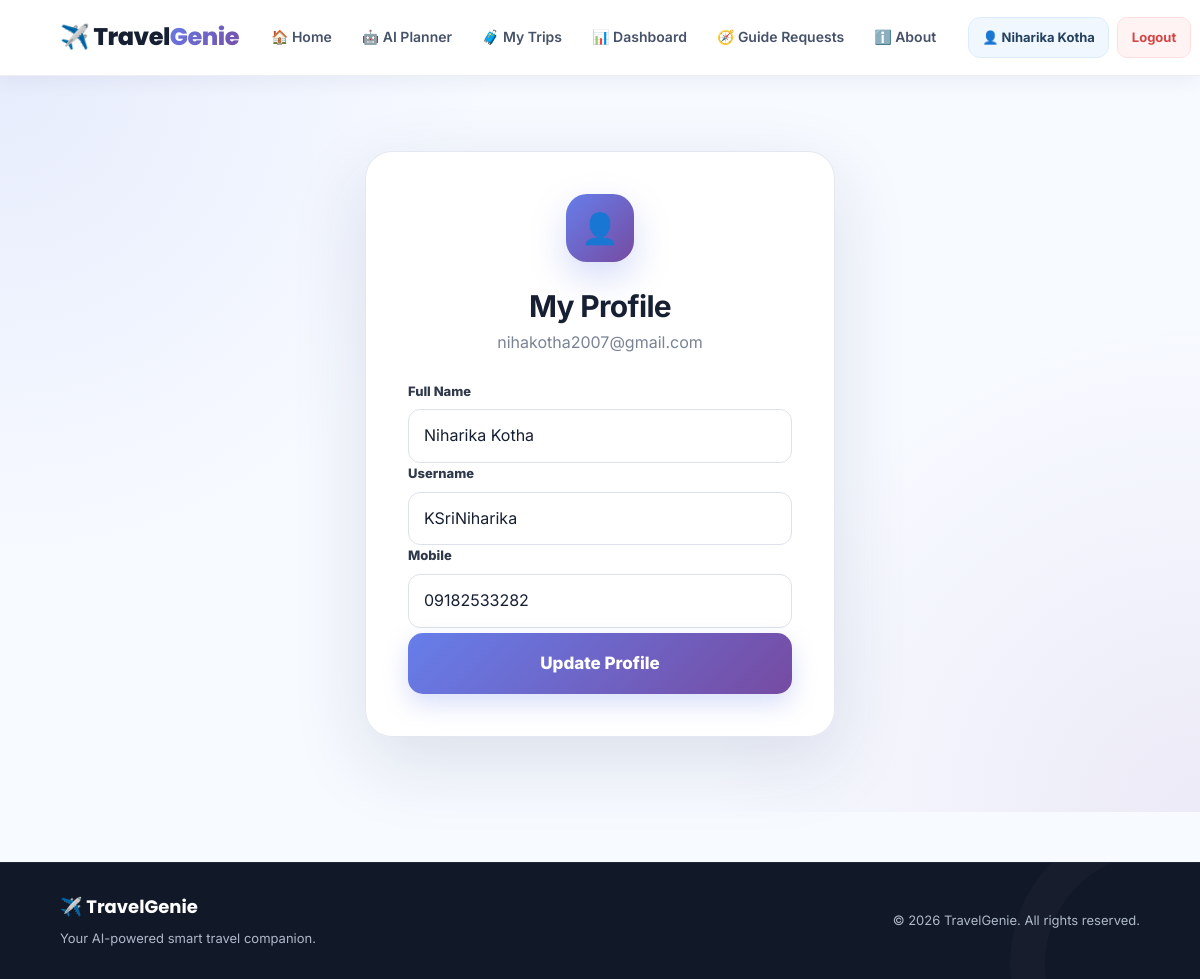
The app's page /profile (signed in) with its own data.
### app.py (models this page shows, shortened)
class User(db.Model):
    id = db.Column(
        db.Integer,
        primary_key=True
    )
    full_name = db.Column(
        db.String(120),
        nullable=False
    )
    username = db.Column(
        db.String(80),
        unique=True,
        nullable=False
    )
    email = db.Column(
        db.String(120),
        unique=True,
        nullable=False
    )
    mobile = db.Column(
        db.String(20),
        nullable=True
    )
    password_hash = db.Column(
        db.String(255),
        nullable=False
    )
    created_at = db.Column(
        db.DateTime,
        default=datetime.utcnow
    )
    trips = db.relationship(
        "Trip",
        backref="user",
        lazy=True,
        cascade="all, delete-orphan"
    )

### app.py (the view, shortened to what this page needs)
@app.route(
    "/profile",
    methods=["GET", "POST"]
)
def profile():
    if not login_required():
        return redirect(
            url_for("login")
        )
    user = current_user()
    return render_template(
        "profile.html",
        user=user
    )

### app.py (called while the page is built)
def current_user():
    username = session.get(
        "username"
    )
    if not username:
        return None
    return User.query.filter_by(
        username=username
    ).first()

def login_required():
    return "username" in session

### templates/profile.html (shortened to what this page needs)
{% extends "base.html" %}
{% block content %}
<section class="auth-page">
    <div class="auth-card">
        <div class="profile-big">
            👤
        </div>
        <h1>
            My Profile
        </h1>
        <p>
            {{ user.email }}
        </p>
        <form method="POST">
            <div class="form-group">
                <label>
                    Full Name
                </label>
                <input
                    type="text"
                    name="full_name"
                    value="{{ user.full_name }}"
                >
            </div>
            <div class="form-group">
                <label>
                    Username
                </label>
                <input
                    type="text"
                    value="{{ user.username }}"
                    disabled
                >
            </div>
            <div class="form-group">
                <label>
                    Mobile
                </label>
                <input
                    type="text"
                    name="mobile"
                    value="{{ user.mobile or '' }}"
                >
            </div>
            <button
                type="submit"
                class="generate-btn"
            >
                Update Profile
            </button>
        </form>
    </div>
</section>
{% endblock %}

### templates/base.html (shortened to what this page needs)
<!DOCTYPE html>
<html lang="en">
<head>
    <link
        rel="stylesheet"
        href="https://unpkg.com/leaflet@1.9.4/dist/leaflet.css"
    >
    <link
        rel="stylesheet"
        href="{{ url_for('static', filename='css/style.css') }}"
    >
</head>
<body>
<nav class="navbar">
    <a
        href="{{ url_for('home') }}"
        class="logo"
        aria-label="TravelGenie Home"
    >
        ✈️ Travel<span>Genie</span>
    </a>
    <div class="nav-links">
        <a href="{{ url_for('home') }}">
            🏠 Home
        </a>
        <a href="{{ url_for('planner') }}">
            🤖 AI Planner
        </a>
        {% if user %}
        <a href="{{ url_for('trips') }}">
            🧳 My Trips
        </a>
        <a href="{{ url_for('dashboard') }}">
            📊 Dashboard
        </a>
        <a href="{{ url_for('guide_requests') }}">
            🧭 Guide Requests
        </a>
        {% endif %}
        <a href="{{ url_for('about') }}">
            ℹ️ About
        </a>
    </div>
    <div class="nav-user">
        {% if user %}
        <a
            href="{{ url_for('profile') }}"
            class="profile-pill"
            title="Open Profile"
        >
            👤 {{ user.full_name }}
        </a>
        <a
            href="{{ url_for('logout') }}"
            class="logout-btn"
        >
            Logout
        </a>
        {% endif %}
    </div>
</nav>
<main>
    {% block content %}
    {% endblock %}
</main>
<footer>
    <div>
        <strong>
            ✈️ TravelGenie
        </strong>
        <p>
            Your AI-powered smart travel companion.
        </p>
    </div>
    <div>
<div>
    <p>
        © 2026 TravelGenie. All rights reserved.
    </p>
</div>
    </div>
</footer>
</body>
</html>

### templates/base.html (style rules this page uses)
* { box-sizing: border-box; }
html { scroll-behavior: smooth; }
body { margin: 0; padding: 0; font-family: "Inter", sans-serif; background: #f7faff; color: #172033; min-height: 100vh; }
.navbar { position: sticky; top: 0; z-index: 10000; width: 100%; display: flex; align-items: center; justify-content: space-between; gap: 20px; padding: 14px 5%; background: rgba(255, 255, 255, 0.96); border-bottom: 1px solid rgba(20, 40, 80, 0.08); box-shadow: 0 4px 20px rgba(20, 40, 80, 0.06); backdrop-filter: blur(12px); transition: all 0.3s ease; }
.logo { flex-shrink: 0; text-decoration: none; font-family: "Poppins", sans-serif; font-size: 24px; font-weight: 800; letter-spacing: -0.5px; color: #172033; transition: transform 0.25s ease, opacity 0.25s ease; }
.logo span { color: #1687ff; }
.nav-links { display: flex; align-items: center; justify-content: center; gap: 6px; flex: 1; }
.nav-links a { position: relative; display: inline-flex; align-items: center; justify-content: center; padding: 9px 12px; border-radius: 10px; color: #465269; text-decoration: none; font-size: 14px; font-weight: 600; white-space: nowrap; transition: color 0.25s ease, background 0.25s ease, transform 0.25s ease; }
.nav-user { display: flex; align-items: center; gap: 8px; flex-shrink: 0; }
.profile-pill { display: inline-flex; align-items: center; max-width: 190px; padding: 9px 13px; border-radius: 12px; background: #f1f7ff; border: 1px solid #dcecff; color: #24415f; text-decoration: none; font-size: 13px; font-weight: 700; white-space: nowrap; overflow: hidden; text-overflow: ellipsis; transition: all 0.25s ease; }
.logout-btn { display: inline-flex; align-items: center; justify-content: center; padding: 9px 14px; border-radius: 10px; background: #fff3f3; color: #d64545; border: 1px solid #ffdede; text-decoration: none; font-size: 13px; font-weight: 700; transition: all 0.25s ease; }
main { min-height: calc(100vh - 150px); animation: pageFadeIn 0.45s ease; }
footer { margin-top: 50px; padding: 30px 5%; display: flex; align-items: center; justify-content: space-between; gap: 20px; background: #111827; color: #dce4ef; border-top: 1px solid rgba(255,255,255,0.06); }
footer strong { display: block; margin-bottom: 6px; font-family: "Poppins", sans-serif; font-size: 18px; color: white; }
footer p { margin: 0; color: #aeb9c9; font-size: 13px; line-height: 1.6; }

### records on screen
User: full_name "Niharika Kotha", email "nihakotha2007@gmail.com", username "KSriNiharika", mobile "09182533282"
